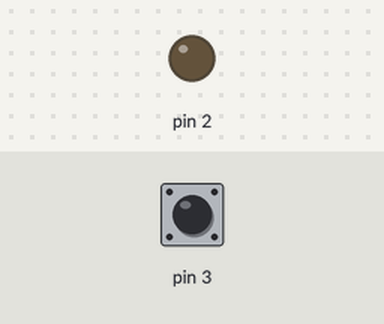
A sketch run on a simulated Arduino Uno, built with avr-gcc and run on an emulated ATmega328P. On the bench: output pins drawn as LEDs (lit = HIGH). The inputs (shaded band) are chosen by the test bench; at power-on: pin 3 HIGH.

Above: at 1.2 s.
1.3 s: pin 3 pulled LOW for 0.15 s
At 1.37 s:
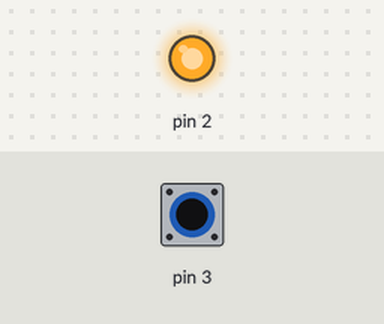
2.9 s: pin 3 pulled LOW for 3.2 s
At 7.4 s:
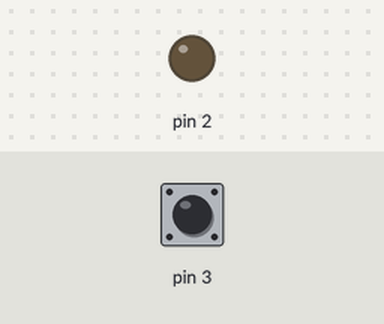
Timing chart, 0 to 8.9 s (numbered marks = the images above; inputs shaded):
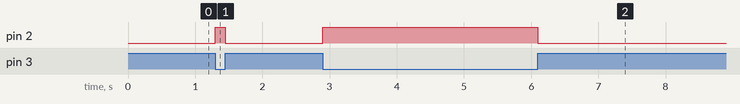

Measured:
- after the input at 1.3 s, pin 2: LOW → HIGH at once, → LOW 0.15 s later
- after the input at 2.9 s, pin 2: LOW → HIGH at once, → LOW 3.2 s later

The sketch:

1.led_on_and_off_with_button.ino
```cpp
void setup() {
  pinMode(2,OUTPUT);
  pinMode(3,INPUT_PULLUP);
}

void loop() {
    if(digitalRead(3)==0)
    {
     digitalWrite(2,1);
    }
    else
    {
      digitalWrite(2,0);
    }
}
```
